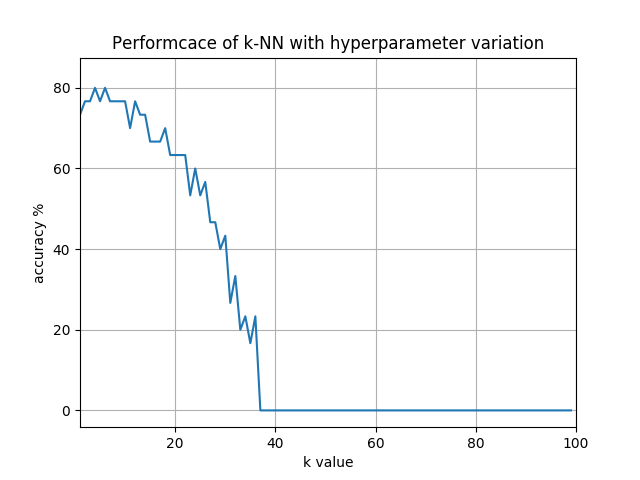

Write the Python code that produced this figure.
from matplotlib import pyplot as plt  # install if you get no module error 
from sklearn import datasets
import numpy as np

iris = datasets.load_iris()
digits = datasets.load_digits()

#saperating train and test dataset
Train_X = iris.data[:120,:]
Train_Y = iris.target[:120]

Test_X = iris.data[120:,:]
Test_Y = iris.target[120:]

k=100 # hyperparameter for selecting number of the closest neighbours 

def pred(Train_X,Train_Y,Test_X,k):
	dist = np.zeros(shape=(30,120))
	pred_Y = np.zeros(shape=(30))
	for item in range(30):

		dist = np.sum(np.square(Train_X-Test_X[item,:]),axis=1)
		close_labels = Train_Y[dist.argsort()[:k]] # sorting the indexs of k mimimum distances and value at that index
		pred_Y[item] = np.bincount(close_labels).argmax() # choosing the most frequent label | counting frequency of each element and then max
		
	return pred_Y

def performance(k,Test_Y):
	accuracy = np.zeros(k)
	for i in xrange(1,k):
		pred_y = pred(Train_X, Train_Y, Test_X, i) #predicting the label with i neighbour from 1-k
		accuracy[i-1] = (float(np.sum(np.equal(Test_Y,pred_y)))/30)*100 # finding the number of correct prediction with testY

	return accuracy

ac = performance(k, Test_Y)

#x = np.arange(k)
plt.plot(ac) # or plt.plot(x,ac) 
plt.title('Performcace of k-NN with hyperparameter variation')
plt.ylabel('accuracy %')
plt.xlabel('k value')
plt.xlim((1,100))
plt.grid() 
plt.show()
